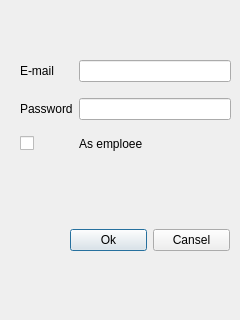
<?xml version="1.0" encoding="UTF-8"?>
<ui version="4.0">
 <class>LogIn</class>
 <widget class="QDialog" name="LogIn">
  <property name="geometry">
   <rect>
    <x>0</x>
    <y>0</y>
    <width>240</width>
    <height>320</height>
   </rect>
  </property>
  <property name="windowTitle">
   <string>Dialog</string>
  </property>
  <widget class="QWidget" name="gridLayoutWidget">
   <property name="geometry">
    <rect>
     <x>10</x>
     <y>50</y>
     <width>221</width>
     <height>111</height>
    </rect>
   </property>
   <layout class="QGridLayout" name="gridLayout">
    <property name="leftMargin">
     <number>10</number>
    </property>
    <item row="0" column="0">
     <widget class="QLabel" name="label">
      <property name="text">
       <string>E-mail</string>
      </property>
     </widget>
    </item>
    <item row="1" column="0">
     <widget class="QLabel" name="label_2">
      <property name="text">
       <string>Password</string>
      </property>
     </widget>
    </item>
    <item row="0" column="1">
     <widget class="QLineEdit" name="lineEmailLogin"/>
    </item>
    <item row="1" column="1">
     <widget class="QLineEdit" name="linePasswordLogin">
      <property name="focusPolicy">
       <enum>Qt::WheelFocus</enum>
      </property>
      <property name="echoMode">
       <enum>QLineEdit::Password</enum>
      </property>
     </widget>
    </item>
    <item row="2" column="1">
     <widget class="QLabel" name="label_3">
      <property name="text">
       <string>As emploee</string>
      </property>
     </widget>
    </item>
    <item row="2" column="0">
     <widget class="QCheckBox" name="checkBox">
      <property name="sizePolicy">
       <sizepolicy hsizetype="Minimum" vsizetype="Fixed">
        <horstretch>0</horstretch>
        <verstretch>0</verstretch>
       </sizepolicy>
      </property>
      <property name="text">
       <string/>
      </property>
     </widget>
    </item>
   </layout>
  </widget>
  <widget class="QWidget" name="horizontalLayoutWidget">
   <property name="geometry">
    <rect>
     <x>70</x>
     <y>200</y>
     <width>160</width>
     <height>80</height>
    </rect>
   </property>
   <layout class="QHBoxLayout" name="horizontalLayout">
    <item>
     <widget class="QPushButton" name="pushButton">
      <property name="text">
       <string>Ok</string>
      </property>
     </widget>
    </item>
    <item>
     <widget class="QPushButton" name="pushButtonClose">
      <property name="text">
       <string>Cansel</string>
      </property>
     </widget>
    </item>
   </layout>
  </widget>
 </widget>
 <resources/>
 <connections/>
</ui>
